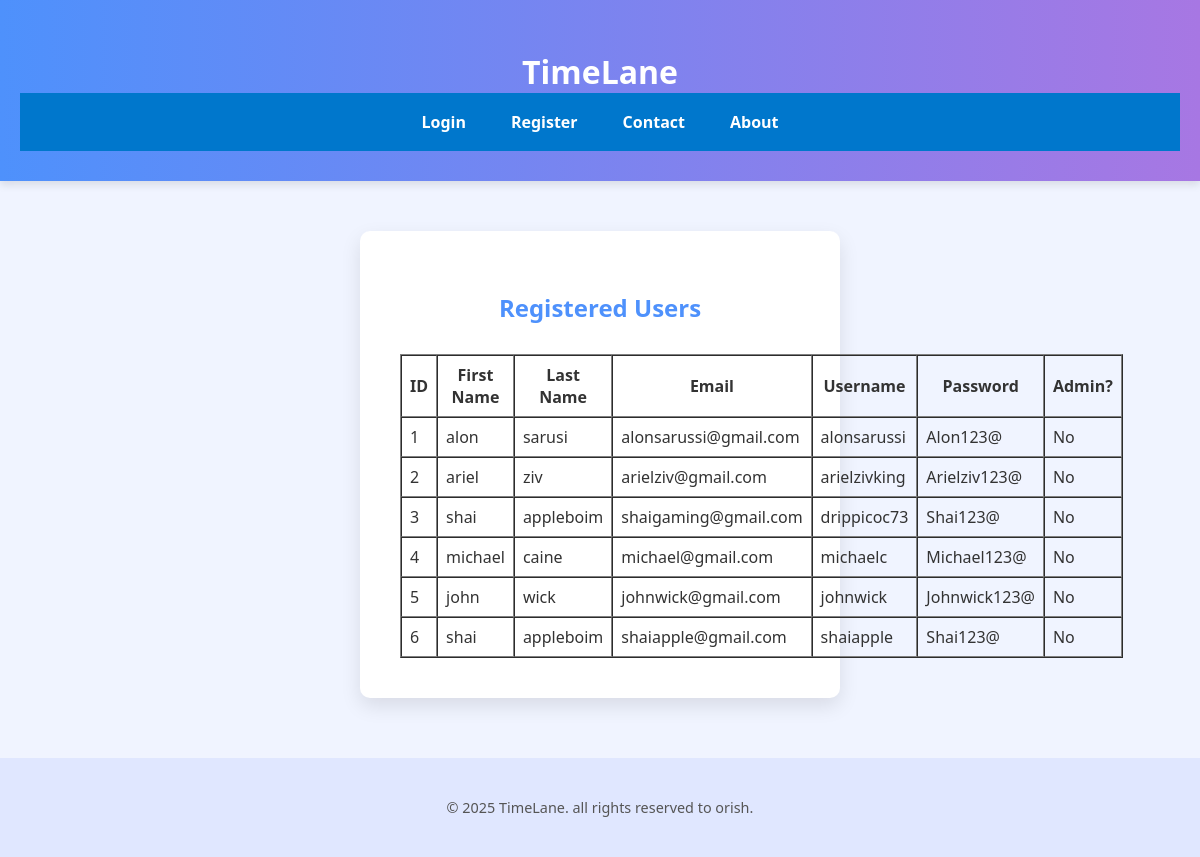
Page /all_users on the committed database.
### tables this page shows
CREATE TABLE users (
                id INTEGER PRIMARY KEY AUTOINCREMENT,
                first_name TEXT NOT NULL,
                last_name TEXT NOT NULL,
                email TEXT NOT NULL UNIQUE,
                username TEXT NOT NULL UNIQUE,
                password TEXT NOT NULL,
                is_admin INTEGER NOT NULL DEFAULT 0
            );

### main.py (the view)
@app.route('/all_users')
def all_users():
    conn = get_db_connection()
    c = conn.cursor()
    c.execute('SELECT * FROM users')
    users = c.fetchall()
    conn.close()
    username = session.get('username')
    return render_template('all_users.html', users=users, username=username)

### main.py (called while the page is built)
def get_db_connection():
    conn = sqlite3.connect(DATABASE)
    conn.row_factory = sqlite3.Row
    return conn

### templates/all_users.html (shortened to what this page needs)
{% extends "base_home.html" %}
{% block content %}
  <h2>Registered Users</h2>
  <table border="1" cellpadding="8" cellspacing="0">
    <thead>
      <tr>
        <th>ID</th>
        <th>First Name</th>
        <th>Last Name</th>
        <th>Email</th>
        <th>Username</th>
        <th>Password</th>
        <th>Admin?</th>
      </tr>
    </thead>
    <tbody>
      {% for user in users %}
      <tr>
        <td>{{ user['id'] }}</td>
        <td>{{ user['first_name'] }}</td>
        <td>{{ user['last_name'] }}</td>
        <td>{{ user['email'] }}</td>
        <td>{{ user['username'] }}</td>
        <td>{{ user['password'] }}</td>
        <td>{{ 'Yes' if user['is_admin'] else 'No' }}</td>
      </tr>
      {% endfor %}
    </tbody>
  </table>
{% endblock %}

### static/form.css (style rules this page uses)
:root { --main-color: #4e91fc; --bg-color: #f0f4ff; --text-color: #333; --form-bg: #ffffff; --form-border: #ddd; }
body { font-family: 'Segoe UI', Tahoma, Geneva, Verdana, sans-serif; background-color: var(--bg-color); color: var(--text-color); margin: 0; }
.form-container h2 { text-align: center; margin-bottom: 30px; color: var(--main-color); }

### rows in the picture
users: id "1", first_name "alon", last_name "sarusi", email "alonsarussi@gmail.com", username "alonsarussi", password "Alon123@", is_admin "No"
users: id "2", first_name "ariel", last_name "ziv", email "arielziv@gmail.com", username "arielzivking", password "Arielziv123@", is_admin "No"
users: id "3", first_name "shai", last_name "appleboim", email "shaigaming@gmail.com", username "drippicoc73", password "Shai123@", is_admin "No"
users: id "4", first_name "michael", last_name "caine", email "michael@gmail.com", username "michaelc", password "Michael123@", is_admin "No"
users: id "5", first_name "john", last_name "wick", email "johnwick@gmail.com", username "johnwick", password "Johnwick123@", is_admin "No"
users: id "6", first_name "shai", last_name "appleboim", email "shaiapple@gmail.com", username "shaiapple", password "Shai123@", is_admin "No"
